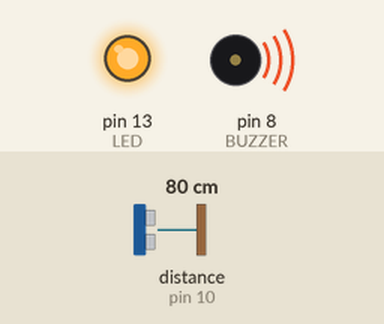
Recording of a sketch running on a simulated Arduino Uno, built with avr-gcc and run on an emulated ATmega328P. Parts: output pins drawn as LEDs (lit = HIGH), buzzer (waves = sounding, pin HIGH). Wiring (inferred from the names in the program): ultrasonic range finder: trigger pin 9; echo pin 10. Dashed ring = blinking. The test bench sets the inputs (shaded band); at power-on: distance to the obstacle (sensor on pin 10) 80 cm. The echo pulse lasts 58.3 µs per cm; pins used as bus, display or sensor lines are not drawn; what the sketch prints to the serial monitor is not drawn.

Above: at 2.5 s.
2.6 s: distance to the obstacle (sensor on pin 10) set to 2 cm
5.7 s: distance to the obstacle (sensor on pin 10) set to 4 cm
At 6.04 s:
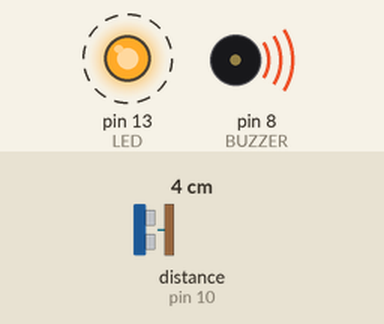
9.2 s: distance to the obstacle (sensor on pin 10) set to 9 cm
At 9.39 s:
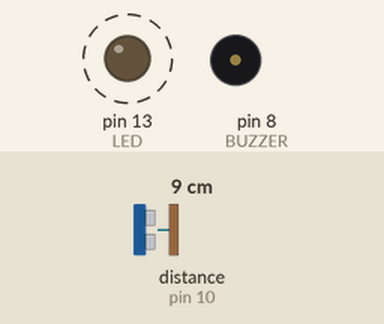
Timing chart, 0 to 18.7 s (numbered marks = the images above; inputs shaded):
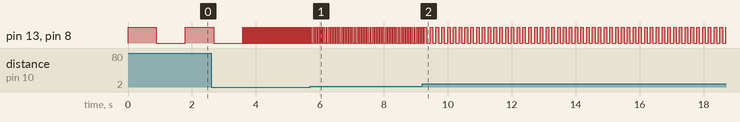

Measured:
- after the input at 5.7 s, pin 13 (LED), pin 8 (BUZZER): alternates HIGH for 0.03 s and LOW for 0.05 s, starting after 0.09 s
- after the input at 9.2 s, pin 13 (LED), pin 8 (BUZZER): alternates HIGH for 0.08 s and LOW for 0.10 s, starting after 0.15 s
- by itself, pin 13 (LED), pin 8 (BUZZER): repeats every 0.04 s: HIGH 0.01 s, LOW 0.03 s

The sketch:

light_and_buzzer.ino
```cpp
#include <Wire.h> // Enable this line if using Arduino Uno, Mega, etc.

// this constant won't change. It's the pin number of the sensor's output:
const int trigPin = 9;        //assign pin 9 to trigger
const int echoPin = 10;       //assign pin 10 to echo
const int LED = 13;           //keep the LED on pin 13
const int BUZZER = 8;         //keep the buzzer on pin 8
const boolean debug = true;  //variable to show hide debug info

// establish variables for duration of the ping, and the distance result in centimeters and one for LED blink rate:
long duration, cm;
int blinkrate = 0;

// calculate the distance
long microsecondsToCentimeters(long microseconds) {
  return microseconds / 29 / 2;
}

void setup() {
  // initialize serial communication:
  if(debug){
    Serial.begin(9600);
    Serial.println("Starting blinker");
  }
  pinMode(LED, OUTPUT);//Sets the LED in output mode
  pinMode(BUZZER, OUTPUT);//Sets the BUZZER in output mode
  pinMode(trigPin, OUTPUT); // Sets the trigPin as an Output
  pinMode(echoPin, INPUT); // Sets the echoPin as an Input
}

void loop() {
  // put your main code here, to run repeatedly:
  //make the ultrasonic work
digitalWrite(trigPin, LOW);
delayMicroseconds(2);
digitalWrite(trigPin, HIGH);
delayMicroseconds(10);
digitalWrite(trigPin, LOW);
//getting the time by timing the high volts
duration = pulseIn(echoPin, HIGH);
cm = microsecondsToCentimeters(duration);
//changing blinking rate based on distance
if(cm < 100){

  if(cm < 30){
    blinkrate = map(cm, 1, 30, 10, 300);
  }
  else if(cm < 90){
    blinkrate = map(cm, 30, 90, 300, 1000);
  }
  else{
    blinkrate = 0;
  }

  if(debug){
    //print the distance on computer by serial communication
    Serial.print(" cm: ");
    Serial.print(cm);
  }
  digitalWrite(LED, HIGH);   // turn the LED on (HIGH is the voltage level)
  digitalWrite(BUZZER, HIGH);// turn the BUZZER on
  delay(blinkrate);                       // delay based on the distance
  digitalWrite(LED, LOW);    // turn the LED off by making the voltage LOW
  digitalWrite(BUZZER, LOW);// turn the BUZZER off
  delay(blinkrate);

}

delay(20);
}
```
